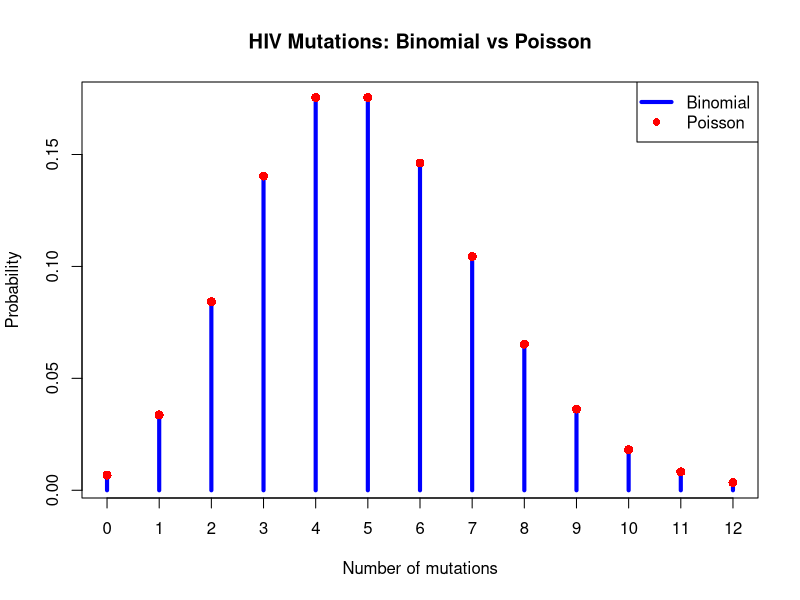

Write the R code that produced this figure.
# ============================================================
# HIV mutation problem
# ============================================================
#
# The HIV genome contains approximately 10,000 nucleotides.
# Suppose that during one replication cycle, each nucleotide
# has a probability of 5 x 10^(-4) of undergoing a mutation,
# independently of the others.
#
# What is the probability of observing exactly 3 mutations?
#
# ============================================================

# HIV genome size: about 10,000 nucleotides
n <- 10000

# Probability of mutation at each nucleotide
p <- 5e-4

# Expected number of mutations
lambda <- n * p

lambda
# 5

x=3
# Exact binomial probabilities
binom_prob <- dbinom(
  x,
  size = n,
  prob = p
)
print(binom_prob)

# Poisson approximation
poisson_prob <- dpois(
  x,
  lambda = lambda
)
print(poisson_prob)

# ------------------------------------------------------------
# Probability of different numbers of mutations
# ------------------------------------------------------------

# Consider 0 to 12 mutations
x <- 0:12

# Exact binomial probabilities
binom_prob <- dbinom(
  x,
  size = n,
  prob = p
)

# Poisson approximation
poisson_prob <- dpois(
  x,
  lambda = lambda
)


# ------------------------------------------------------------
# Plot
# ------------------------------------------------------------

plot(
  x,
  binom_prob,
  type = "h",          # Vertical lines
  lwd = 4,             # Line width
  col = "blue",
  xaxt = "n",          # Do not draw automatic x-axis
  xlab = "Number of mutations",
  ylab = "Probability",
  main = "HIV Mutations: Binomial vs Poisson"
)

# Show every integer on the x-axis
axis(
  1,
  at = x
)

# Add Poisson probabilities
points(
  x,
  poisson_prob,
  pch = 16,            # Solid circles
  cex = 1.2,           # Point size
  col = "red"
)

# Add legend
legend(
  "topright",
  legend = c("Binomial", "Poisson"),
  lty = c(1, NA),
  lwd = c(4, NA),
  pch = c(NA, 16),
  col = c("blue", "red")
)
